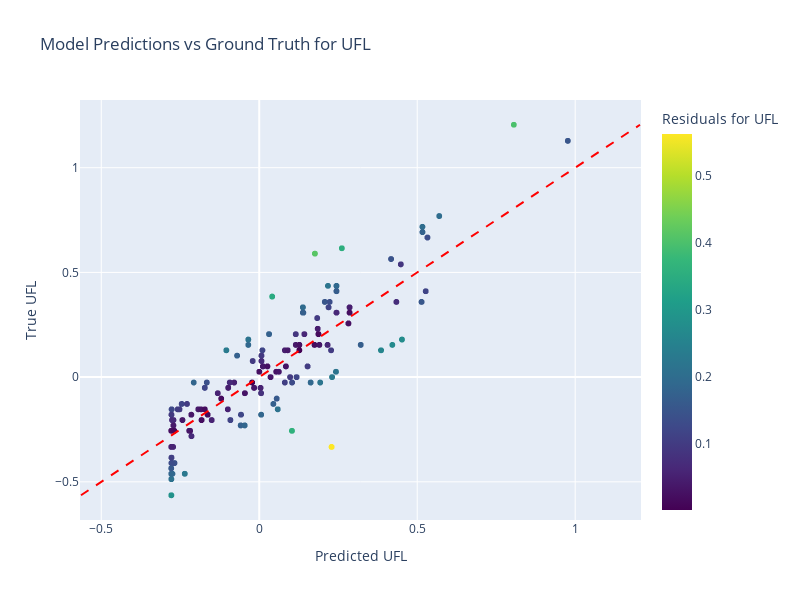
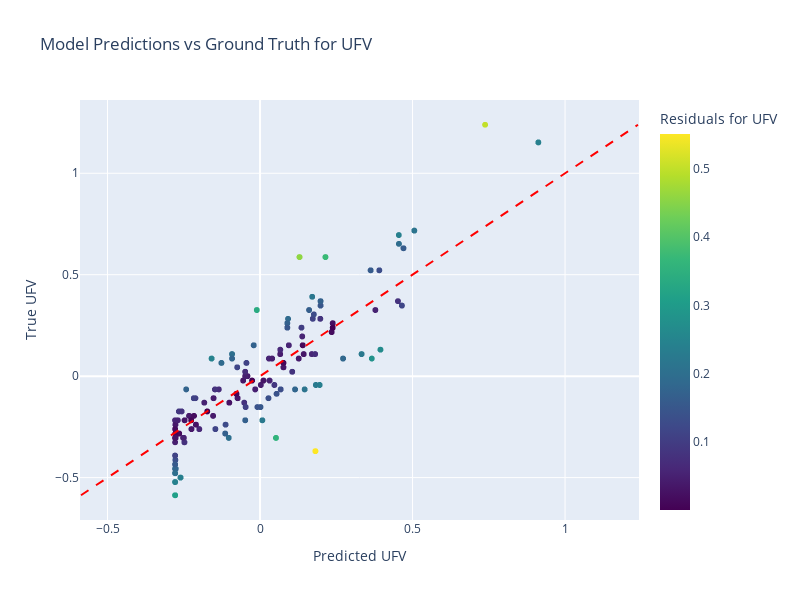
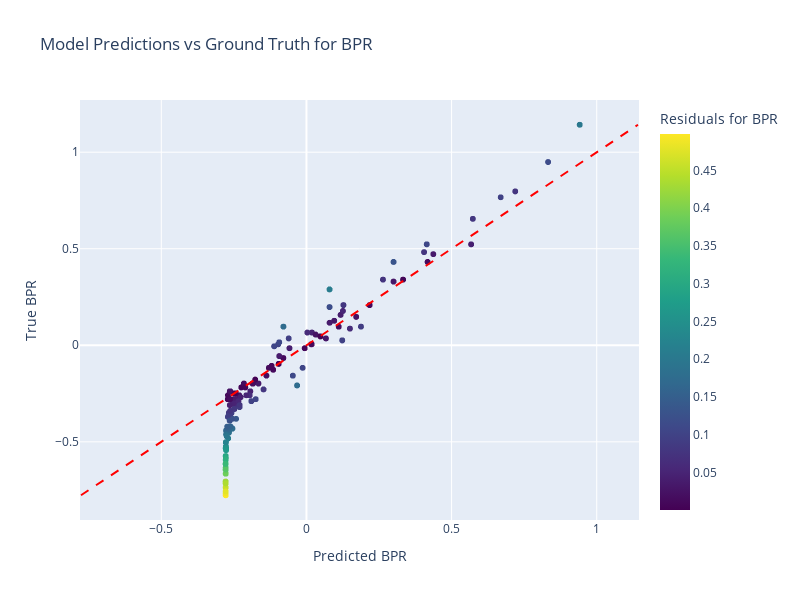
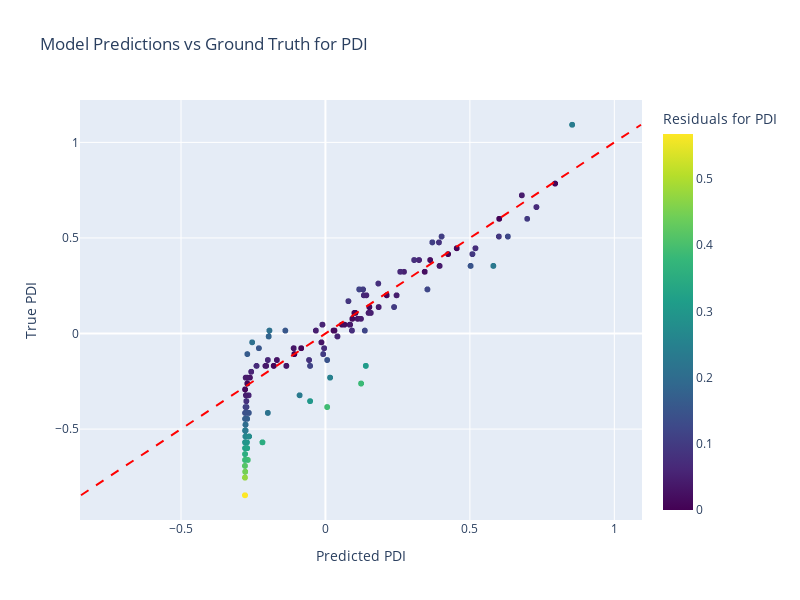

The code cell stored with these charts, in order, in its notebook:
### Code cell
from sklearn.metrics import r2_score, mean_absolute_error, mean_absolute_percentage_error, mean_squared_error

def root_mean_squared_error(y_true, y_pred):
    return np.sqrt(mean_squared_error(y_true, y_pred))



def show_predictions(path="predictions/basic/", model="eval_fnv_with_BERT_FT_2_epoch_5.pth", \
    target_names=target_names, target_normalizer=None, matplot=True, plotly = False, save=False, save_path="./model_test.pdf"):
    
    y_true, predictions = load_results(path, model)
        
    if predictions is None or y_true is None:
        raise ValueError("Les arguments `predictions` et `true_targets` doivent être fournis.")
    
    if target_names is None:
        raise ValueError("L'argument `target_names` doit être fourni.")
    
#     if target_normalizer:
#         y_hat = target_normalizer.inverse_transform(torch.cat(predictions, dim=0).cpu().numpy())
#         y_true = target_normalizer.inverse_transform(torch.cat(true_targets, dim=0).cpu().numpy())
#     else:
#         y_hat = torch.cat(predictions, dim=0).cpu().numpy()
#         y_true = torch.cat(true_targets, dim=0).cpu().numpy()

    if matplot:
        fig, axes = plt.subplots(len(target_names), 1, figsize=(6.5, 6 * len(target_names)))

        if len(target_names) == 1:  # Gérer le cas où `target_names` a un seul élément
            axes = [axes] 

        for i, target in enumerate(target_names):
            Y_HAT = predictions[:, i]
            Y_TRUE = y_true[:, i]

            r2 = r2_score(Y_TRUE, Y_HAT)
            rmse = root_mean_squared_error(Y_TRUE, Y_HAT)
            mae = mean_absolute_error(Y_TRUE, Y_HAT)
            mape = mean_absolute_percentage_error(Y_TRUE, Y_HAT)

            ax = axes[i] 
            sns.scatterplot(x=Y_HAT, y=Y_TRUE, palette='viridis', hue=np.abs(Y_HAT - Y_TRUE), ax=ax)
            sns.lineplot(x=Y_TRUE, y=Y_TRUE, color='red', linestyle='dashed', ax=ax)  # Ligne y = x

            ax.set_title(f'Prédictions du modèle vs vérité terrain pour {target}\n'
                         f'Modèle utilisé : {model}\n'
                         f'Mode : {path}\n'
                         f'RMSE: {rmse:.4f}, R2: {r2:.4f}, MAE: {mae:.4f}, MAPE: {mape:.4f}')
            ax.set_xlabel(f'Predicted {target}')
            ax.set_ylabel(f'True {target}')

            ax.grid(True)
            
        plt.tight_layout()
        
        if save:
            plt.savefig(save_path, format='pdf', bbox_inches='tight')
        
        plt.show()
        
    if plotly:  
        for i, target in enumerate(target_names):
            Y_HAT = predictions[:, i]
            Y_TRUE = y_true[:, i]

            df_plot = pd.DataFrame({f'Predicted {target}': Y_HAT, f'True {target}': Y_TRUE})
            fig = px.scatter(df_plot, x=f'Predicted {target}', y=f'True {target}', 
                             color=np.abs(Y_HAT - Y_TRUE), 
                             title=f'Model Predictions vs Ground Truth for {target}',
                             color_continuous_scale='viridis', 
                             labels={'color': f'Residuals for {target}'})
            fig.add_shape(type="line", x0=min(Y_TRUE), y0=min(Y_TRUE), x1=max(Y_TRUE), y1=max(Y_TRUE),
                          line=dict(color="red", width=2, dash="dash"))
            
            fig.update_layout(
            width=800,  # Largeur en pixels
            height=600  # Hauteur en pixels
            )
            
            fig.show()


show_predictions(path="predictions/best/", model="eval_fnv_with_BERT_FT_2_epoch_5.pth", matplot=True, plotly=True)

### Figure 1 — Plotly figure (JSON) as saved in the notebook; plotly's stock layout.template omitted (floating-point values rounded to 4 significant figures; data arrays with more than 128 entries replaced by an {"elided": "..."} marker saying what was removed)
{"data": [{"hovertemplate": "Predicted UFL=%{x}<br>True UFL=%{y}<br>Residuals for UFL=%{marker.color}<extra></extra>", "legendgroup": "", "marker": {"color": {"elided": "1920 float values"}, "coloraxis": "coloraxis", "symbol": "circle"}, "mode": "markers", "name": "", "showlegend": false, "type": "scattergl", "x": {"elided": "1920 float values"}, "xaxis": "x", "y": {"elided": "1920 float values"}, "yaxis": "y"}], "layout": {"coloraxis": {"colorbar": {"title": {"text": "Residuals for UFL"}}, "colorscale": [[0, "#440154"], [0.1111, "#482878"], [0.2222, "#3e4989"], [0.3333, "#31688e"], [0.4444, "#26828e"], [0.5556, "#1f9e89"], [0.6667, "#35b779"], [0.7778, "#6ece58"], [0.8889, "#b5de2b"], [1, "#fde725"]]}, "height": 600, "legend": {"tracegroupgap": 0}, "shapes": [{"line": {"color": "red", "dash": "dash", "width": 2}, "type": "line", "x0": -0.5641, "x1": 1.205, "y0": -0.5641, "y1": 1.205}], "title": {"text": "Model Predictions vs Ground Truth for UFL"}, "width": 800, "xaxis": {"anchor": "y", "domain": [0, 1], "title": {"text": "Predicted UFL"}}, "yaxis": {"anchor": "x", "domain": [0, 1], "title": {"text": "True UFL"}}}}

### Figure 2 — Plotly figure (JSON) as saved in the notebook; plotly's stock layout.template omitted (floating-point values rounded to 4 significant figures; data arrays with more than 128 entries replaced by an {"elided": "..."} marker saying what was removed)
{"data": [{"hovertemplate": "Predicted UFV=%{x}<br>True UFV=%{y}<br>Residuals for UFV=%{marker.color}<extra></extra>", "legendgroup": "", "marker": {"color": {"elided": "1920 float values"}, "coloraxis": "coloraxis", "symbol": "circle"}, "mode": "markers", "name": "", "showlegend": false, "type": "scattergl", "x": {"elided": "1920 float values"}, "xaxis": "x", "y": {"elided": "1920 float values"}, "yaxis": "y"}], "layout": {"coloraxis": {"colorbar": {"title": {"text": "Residuals for UFV"}}, "colorscale": [[0, "#440154"], [0.1111, "#482878"], [0.2222, "#3e4989"], [0.3333, "#31688e"], [0.4444, "#26828e"], [0.5556, "#1f9e89"], [0.6667, "#35b779"], [0.7778, "#6ece58"], [0.8889, "#b5de2b"], [1, "#fde725"]]}, "height": 600, "legend": {"tracegroupgap": 0}, "shapes": [{"line": {"color": "red", "dash": "dash", "width": 2}, "type": "line", "x0": -0.587, "x1": 1.239, "y0": -0.587, "y1": 1.239}], "title": {"text": "Model Predictions vs Ground Truth for UFV"}, "width": 800, "xaxis": {"anchor": "y", "domain": [0, 1], "title": {"text": "Predicted UFV"}}, "yaxis": {"anchor": "x", "domain": [0, 1], "title": {"text": "True UFV"}}}}

### Figure 3 — Plotly figure (JSON) as saved in the notebook; plotly's stock layout.template omitted (floating-point values rounded to 4 significant figures; data arrays with more than 128 entries replaced by an {"elided": "..."} marker saying what was removed)
{"data": [{"hovertemplate": "Predicted BPR=%{x}<br>True BPR=%{y}<br>Residuals for BPR=%{marker.color}<extra></extra>", "legendgroup": "", "marker": {"color": {"elided": "1920 float values"}, "coloraxis": "coloraxis", "symbol": "circle"}, "mode": "markers", "name": "", "showlegend": false, "type": "scattergl", "x": {"elided": "1920 float values"}, "xaxis": "x", "y": {"elided": "1920 float values"}, "yaxis": "y"}], "layout": {"coloraxis": {"colorbar": {"title": {"text": "Residuals for BPR"}}, "colorscale": [[0, "#440154"], [0.1111, "#482878"], [0.2222, "#3e4989"], [0.3333, "#31688e"], [0.4444, "#26828e"], [0.5556, "#1f9e89"], [0.6667, "#35b779"], [0.7778, "#6ece58"], [0.8889, "#b5de2b"], [1, "#fde725"]]}, "height": 600, "legend": {"tracegroupgap": 0}, "shapes": [{"line": {"color": "red", "dash": "dash", "width": 2}, "type": "line", "x0": -0.7766, "x1": 1.142, "y0": -0.7766, "y1": 1.142}], "title": {"text": "Model Predictions vs Ground Truth for BPR"}, "width": 800, "xaxis": {"anchor": "y", "domain": [0, 1], "title": {"text": "Predicted BPR"}}, "yaxis": {"anchor": "x", "domain": [0, 1], "title": {"text": "True BPR"}}}}

### Figure 4 — Plotly figure (JSON) as saved in the notebook; plotly's stock layout.template omitted (floating-point values rounded to 4 significant figures; data arrays with more than 128 entries replaced by an {"elided": "..."} marker saying what was removed)
{"data": [{"hovertemplate": "Predicted PDI=%{x}<br>True PDI=%{y}<br>Residuals for PDI=%{marker.color}<extra></extra>", "legendgroup": "", "marker": {"color": {"elided": "1920 float values"}, "coloraxis": "coloraxis", "symbol": "circle"}, "mode": "markers", "name": "", "showlegend": false, "type": "scattergl", "x": {"elided": "1920 float values"}, "xaxis": "x", "y": {"elided": "1920 float values"}, "yaxis": "y"}], "layout": {"coloraxis": {"colorbar": {"title": {"text": "Residuals for PDI"}}, "colorscale": [[0, "#440154"], [0.1111, "#482878"], [0.2222, "#3e4989"], [0.3333, "#31688e"], [0.4444, "#26828e"], [0.5556, "#1f9e89"], [0.6667, "#35b779"], [0.7778, "#6ece58"], [0.8889, "#b5de2b"], [1, "#fde725"]]}, "height": 600, "legend": {"tracegroupgap": 0}, "shapes": [{"line": {"color": "red", "dash": "dash", "width": 2}, "type": "line", "x0": -0.8462, "x1": 1.092, "y0": -0.8462, "y1": 1.092}], "title": {"text": "Model Predictions vs Ground Truth for PDI"}, "width": 800, "xaxis": {"anchor": "y", "domain": [0, 1], "title": {"text": "Predicted PDI"}}, "yaxis": {"anchor": "x", "domain": [0, 1], "title": {"text": "True PDI"}}}}
